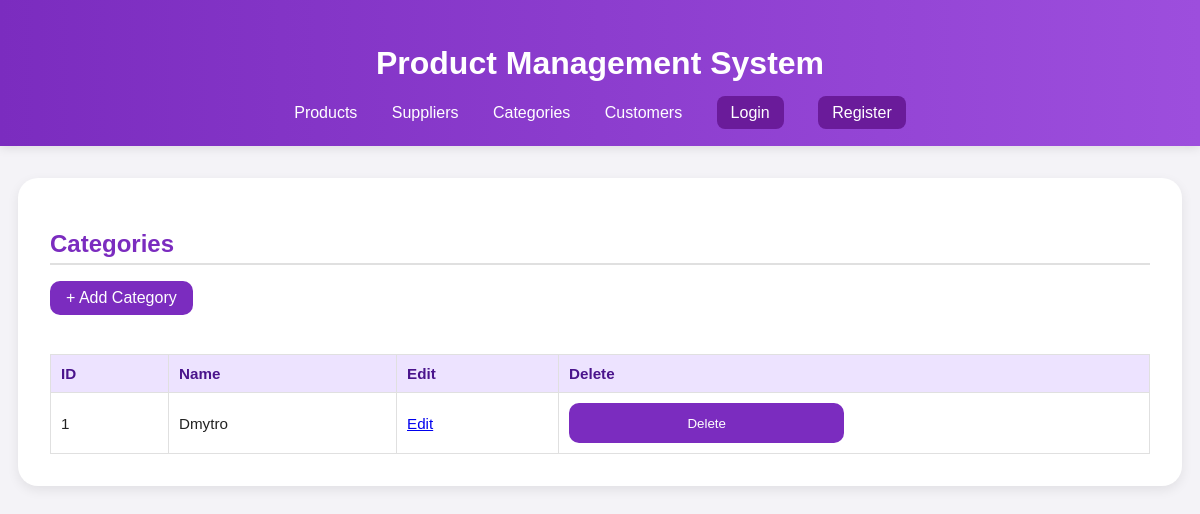
The page /categories on the database as committed earlier.
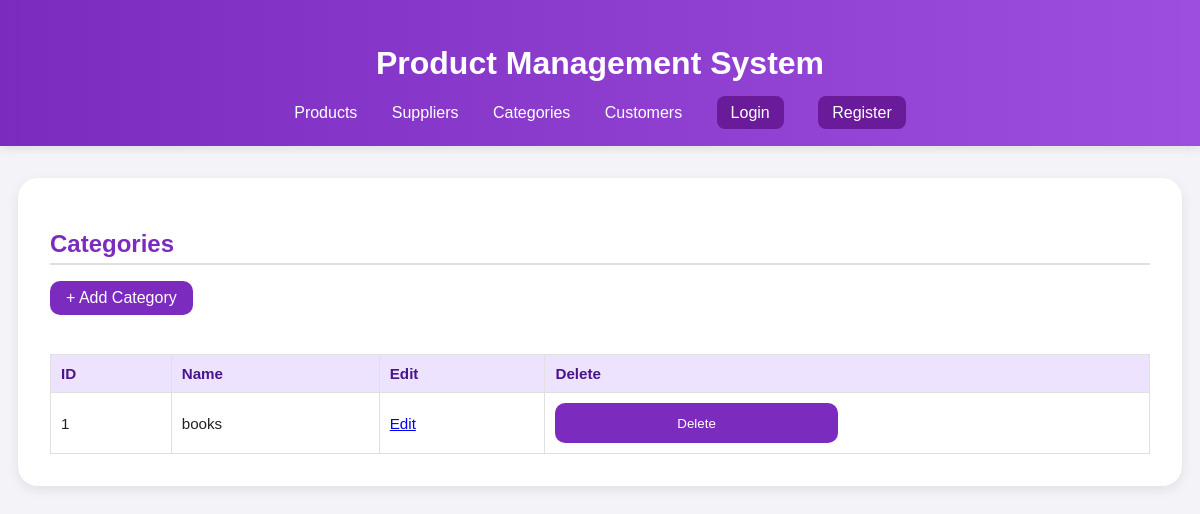
The same page on the database as committed later.
### models.py (models this page shows)
class Category(db.Model):
    id = db.Column(db.Integer, primary_key=True)
    name = db.Column(db.String(100), nullable=False)
    products = db.relationship('Product', backref='category', lazy=True)

### routes.py (the view)
@app.route('/categories')
def categories():
    categories = Category.query.all()
    return render_template('categories.html', categories=categories)

### templates/categories.html (shortened to what this page needs)
{% extends "base.html" %}
{% block content %}
<div class="card">
  <div class="card-header">
    <h2>Categories</h2>
    <a href="{{ url_for('add_category') }}" class="btn-add">+ Add Category</a>
  </div>
  <table class="styled-table">
    <thead>
      <tr>
        <th>ID</th>
        <th>Name</th>
        <th>Edit</th>
        <th>Delete</th>
      </tr>
    </thead>
    <tbody>
      {% for category in categories %}
      <tr>
        <td>{{ category.id }}</td>
        <td>{{ category.name }}</td>
        <td><a href="{{ url_for('edit_item', model='category', item_id=category.id) }}" class="btn-edit">Edit</a></td>
        <td>
          <form method="POST" action="{{ url_for('delete_item', model='category', item_id=category.id) }}" onsubmit="return confirm('Delete this category?');">
            <button type="submit" class="btn-delete">Delete</button>
          </form>
        </td>
      </tr>
      {% else %}
      <tr><td colspan="4" style="text-align:center;">No categories found</td></tr>
      {% endfor %}
    </tbody>
  </table>
</div>
{% endblock %}

Rows that differ between the two databases and show on the page:
changed Category id 1: name "Dmytro" → "books"
